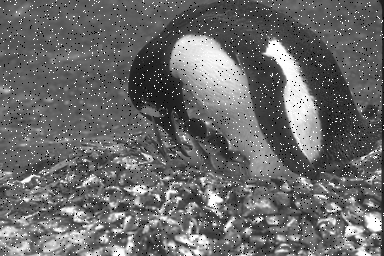
#> input picture pictures/salt_pepper_noise.png, 384 x 256 px
$ python ReduceSaltAndPepper.py
#> lines starting #> are read from the running program, lines starting #| are printed output that depends on the picture
import cv2
import numpy as np
import matplotlib.pyplot as plt

def apply_median_blur(image, kernel_size):
    # Apply median blur
    blurred_image = cv2.medianBlur(image, kernel_size)
    return blurred_image


# Load the image with salt and pepper noise
img = cv2.imread('./pictures/salt_pepper_noise.png')
#> img is the input picture: shape (256, 384, 3); min 0, max 255, mean 106
img = cv2.cvtColor(img, cv2.COLOR_BGR2RGB)

# Apply median blur to reduce salt and pepper noise
kernel_size_median_blur = 3
blurred_img = apply_median_blur(img, kernel_size_median_blur)
#> in apply_median_blur, `blurred_image = cv2.medianBlur(image, kernel_size)`:
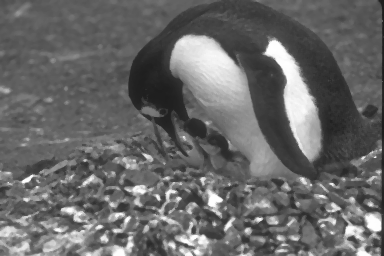
#> blurred_image: shape (256, 384, 3); min 26, max 255, mean 104.2

# Display the results
plt.figure(figsize=(15, 5))

plt.subplot(1, 3, 1)
plt.imshow(img)
plt.title('Base Image')

plt.subplot(1, 3, 2)
plt.imshow(blurred_img)
plt.title('Median Blur (Salt & Pepper Reduction)')


plt.show()
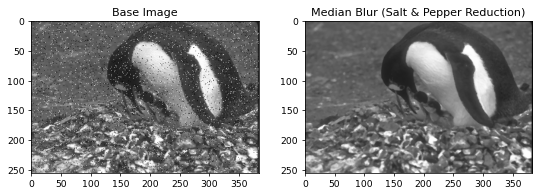
#> figure drawn by matplotlib, 2 panels

$ run again, with pictures/ContraharmonicMean.jpg saved as pictures/salt_pepper_noise.png
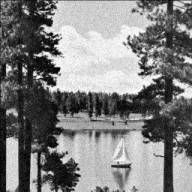
#> input picture pictures/ContraharmonicMean.jpg, 192 x 192 px
#> img is the input picture: shape (192, 192, 3); min 0, max 255, mean 127.9
#> in apply_median_blur, `blurred_image = cv2.medianBlur(image, kernel_size)`:
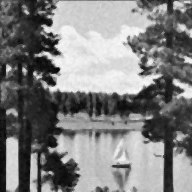
#> blurred_image: shape (192, 192, 3); min 3, max 252, mean 127.4
#> `plt.show()`:
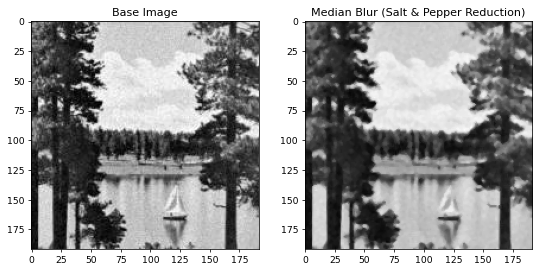
#> figure drawn by matplotlib, 2 panels

$ run again, with pictures/landscape.jpg saved as pictures/salt_pepper_noise.png
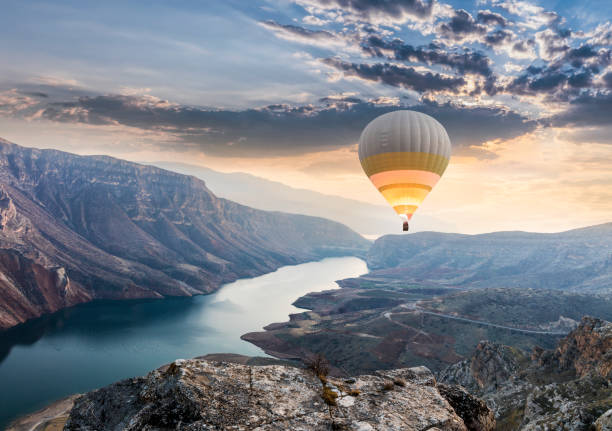
#> input picture pictures/landscape.jpg, 612 x 431 px
#> img is the input picture: shape (431, 612, 3); mean B, G, R 137.8, 129.9, 125.6
#> `plt.show()`:
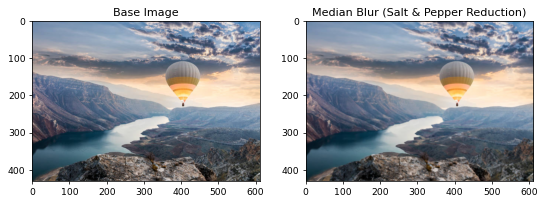
#> figure drawn by matplotlib, 2 panels
